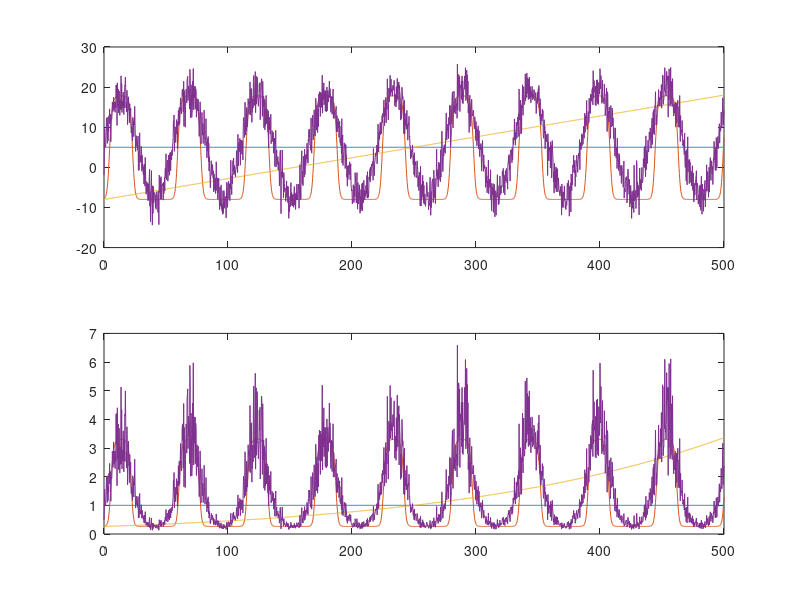

The MATLAB source for this figure: (Note: this script raises an error after producing the figure.)
%% MTE-EDM simulations
clear
step=.25;dur=500;per=55;%model in ~weekly steps
%step=2;dur=240;per=24;%model in ~biweekly steps

%Hastings-Powell with MTE-driven vital rates
%pars=[5.0, 3.0, .1, 2.0, 0.4, 0.01];
p=[5.0, 3.0, .1, 2.0, 0.4, 0.01];
x0=[.8 .1 9];
HP_ODE=@(x,s)(s*[x(1)*(1-x(1))-p(1)*x(1)*x(2)/(1+p(2)*x(1)),...
      p(1)*x(1)*x(2)/(1+p(2)*x(1))-p(3)*x(2)*x(3)/(1+p(4)*x(2))-p(5)*x(2),...
      p(3)*x(2)*x(3)/(1+p(4)*x(2))-p(6)*x(3)]);
M=@(x,s) RK4(x,s,step,HP_ODE)

%create temperature series
rng(1); %for repeatability
t=[0:step:dur]';
meanT=5;range=26;
T(:,1)=meanT+0*range/2*sin(2*pi*t/per);%constant temp
% T(:,2)=meanT+range/2*sin(2*pi*t/per)+sin(2*pi*t/(per/4)); %seasonality
T(:,2)=meanT+range/2*(2./(1+exp(-10*sin(2*pi*t/per)+5))-1); %seasonality
T(:,3)=meanT+range*(t-dur/2)/(dur); %linear trend
T(:,4)=meanT+range/2*sin(2*pi*t/per)+1.5*t/(dur)+.1*range*randn(length(t),1); %seasonality and noise

%% MTE stuff
E=0.65; %in eV  (.3 for photosynth, 0.65 for metabolism
k=8.617333262*(10^-5);%boltzmann's constant in eV/K
B=@(T) exp(-E/k*(1./(T+273)-1./(meanT+273)))
figure(17);subplot(2,1,1);plot(t,T);subplot(2,1,2);plot(t,B(T))

%% simulate X
X=zeros(length(t),3,4); for i=1:4, X(1,:,i)=x0;end
for i=1:length(t)-1;
    for j=1:4, X(i+1,:,j)=M(X(i,:,j),B(T(i,j)));end
%    for j=1:4, X(i+1,:,j)=M(X(i,:,j),1);end
end
figure(5);for j=1:4, subplot(2,2,j);plot(t,X(:,1,j)/max(X(:,1,j)),'b',t,T(:,j)/max(T(:,j)),'r');end

%% subsample to a reasonable number of points
delta=1;
if delta>1
    ts=t(delta/2+[1:delta:end-delta]);
    Ts=[T(1:delta:end-delta,:)+T(delta/2+[1:delta:end-delta],:)+T(delta+[1:delta:end-delta],:)]/3;
    Xs=X(delta/2+[1:delta:end-delta],:,:);
else
    ts=t;
    Ts=T;
    Xs=X;
end

figure(1);for j=1:4, subplot(2,2,j);plot3(Xs(:,1,j),Xs(:,2,j),Xs(:,3,j));end
figure(2); tau=4; for j=1:4, subplot(2,2,j);plot3(Xs([1:end-2*tau],1,j),Xs([1:end-2*tau]+tau,1,j),Xs([1:end-2*tau]+2*tau,1,j));end
figure(3);for j=1:4, subplot(2,2,j);plot(ts,Xs(:,1,j));end
figure(4);for j=1:4, subplot(2,2,j);plot(ts,Ts(:,j));end

%% embedding - temp trend
Tset=3;
figure(101);
subplot(2,1,1);plot(t,T(:,Tset),'r','linewidth',2);ylabel('Temperature')
subplot(2,1,2);plot(t,X(:,1,Tset),'b','linewidth',2);xlabel('Week');ylabel('Abundance')

%embedding dim and lag spacing
Dt=2/step;Tsteps=length(t);%Dt is minimum tau
tg=[1:10];%'tau': intervals between coordinates, multiples of Dt
Eg=[1:7];%embedding dimension: number of lags to use
nahead=ceil(per/4);%go 3 months out
Nexc=10/step;%exclusion radius
% temperature embedding stuff 
U=B(Ts(:,Tset));
cU=cumsum(U);sumU=cU(end);
Uinc=Dt*sumU/Tsteps;%mean U increment for time step Dt 
U1=1+U*0; %dummy U for TSimplex

%scaling and standardizing
x=Xs(:,2,Tset);
%x=x.^.5;
x=(x-mean(x,'omitnan'))/std(x,'omitnan');
nx=length(x);
tn=[1:nx]';%step number

%standard embedding
%loop over range of tau and E
VE0=zeros(length(Eg),length(tg),nahead);
rho0=zeros(length(Eg),length(tg));
for s=1:length(tg);
   for i=1:length(Eg),
        out=TSimplexN(x,[],U1,tg(s)*Dt,Eg(i),nahead,Nexc);
        VE0(i,s,:)=out.err;
        cc=corrcoef(out.pred,out.Y);
        rho0(i,s)=cc(2);
   end
end

% temperature-EDM. Scan E and tau 
VE=zeros(length(Eg),length(tg),nahead);
rho=zeros(length(Eg),length(tg));
for s=1:length(tg);
   for i=1:length(Eg),
        out=TSimplexN(x,[],U,tg(s)*Uinc,Eg(i),nahead,Nexc);
        VE(i,s,:)=out.err;
        cc=corrcoef(out.pred,out.Y);
        rho(i,s)=cc(2);
   end
end

%average error 2 'weeks' into future 
mVE0=sum(VE0(:,:,1:floor(2/step)),3)/floor(2/step);
mVE=sum(VE(:,:,1:floor(2/step)),3)/floor(2/step);

figure(11);%three-step error v. embedding dimension
plot(Eg,1-min(mVE0,[],2),'k',Eg,1-min(mVE,[],2),'r','linewidth',3);
xlabel('Embedding dimension');ylabel('R^2');legend("Fixed-lag EDM","MTE-EDM","Location","east");

figure(12);%prediction decay
[i0,j0]=find(mVE0==min(mVE0(:)));pred_decay0=1-squeeze(VE0(i0,j0,:));
[i,j]=find(mVE==min(mVE(:)));pred_decay=1-squeeze(VE(i,j,:));
plot([1:nahead]*step*Dt,pred_decay0,'k',[1:nahead]*step*Dt,pred_decay,'r','linewidth',3);
xlabel('Week');ylabel('R^2');legend("Fixed-lag EDM","MTE-EDM","Location","east");

out0=TSimplexN(x,[],U1,tg(j0)*Dt,max(2,Eg(i0)),nahead,Nexc);%max(2,E) is to make sure the plot is 3-d
out=TSimplexN(x,[],U,tg(j)*Uinc,max(2,Eg(i)),nahead,Nexc);
figure(13)
  shadow=[[.85 .88 .85];[.88 .85 .85];[.7 .7 .75]];
  px=-out.X(:,2)+max(out.X(:,2)); py=-out.X(:,1)+max(out.X(:,1));pz=-out.Y(:,1)+max(out.Y(:,1));
      subplot(1,2,1);plot3(px,py,pz,'k');hold on;
      plot3(px,py,pz*0,'-','color',shadow(3,:));
      plot3(px,py*0+max(py),pz,'-','color',shadow(2,:));
      plot3(px*0+max(px),py,pz,'-','color',shadow(1,:));hold off;
      set(gca,'view',[-56 56],'projection','perspective');title("MTE-EDM");
  px=-out0.X(:,2)+max(out0.X(:,2)); py=-out0.X(:,1)+max(out0.X(:,1));pz=-out0.Y(:,1)+max(out0.Y(:,1));
      subplot(1,2,2);plot3(px,py,pz,'k');hold on;
      plot3(px,py,pz*0,'-','color',shadow(3,:));
      plot3(px,py*0+max(py),pz,'-','color',shadow(2,:));
      plot3(px*0+max(px),py,pz,'-','color',shadow(1,:));hold off;
      set(gca,'view',[-56 56],'projection','perspective');title("Fixed-lag EDM");
      
%% Figure - temp trend
fig1=figure(100);
%temp and abundance
% subplot(2,2,1);
% plot(t,X(:,1,Tset),'k','linewidth',1);xlabel('Week');ylabel('Abundance');xlim([0,500]);ylim([0.1,1.02]);
% text(0.025,0.95,"(a)",'Units','normalized','FontSize',12)
% yyaxis right
% plot(t,T(:,Tset),'linewidth',2);ylabel('Temperature')
subplot(4,2,1);
plot(t,T(:,Tset),'k','linewidth',1);xlabel('Week');ylabel('Temperature');
text(-0.2,1,"(a)",'Units','normalized','FontSize',12)
subplot(4,2,3);
plot(t,X(:,1,Tset),'k','linewidth',1);xlabel('Week');ylabel('Abundance');xlim([0,500]);ylim([0.1,1.02]);
text(-0.2,1,"(b)",'Units','normalized','FontSize',12)
%three-step error v. embedding dimension
subplot(2,2,2);
plot(Eg,1-min(mVE0,[],2),'k',Eg,1-min(mVE,[],2),'linewidth',3);xlim([1,7]);
xlabel('Embedding dimension');ylabel('R^2');legend("Simplex","MTE-EDM","Location","east");
text(-0.2,1,"(c)",'Units','normalized','FontSize',12)
%3-d plots of attractors
px=-out0.X(:,2)+max(out0.X(:,2)); py=-out0.X(:,1)+max(out0.X(:,1));pz=-out0.Y(:,1)+max(out0.Y(:,1));
      subplot(2,2,3);plot3(px,py,pz,'k');hold on;
      plot3(px,py,pz*0,'-','color',shadow(3,:));
      plot3(px,py*0+max(py),pz,'-','color',shadow(2,:));
      plot3(px*0+max(px),py,pz,'-','color',shadow(1,:));hold off;
      set(gca,'view',[-56 56],'projection','perspective');title("Simplex");
      xlabel('x(t)');ylabel('x(t+\tau)');zlabel('x(t+2\tau)');
      text(0.025,0.95,"(d)",'Units','normalized','FontSize',12)
px=-out.X(:,2)+max(out.X(:,2)); py=-out.X(:,1)+max(out.X(:,1));pz=-out.Y(:,1)+max(out.Y(:,1));
      subplot(2,2,4);plot3(px,py,pz,'k');hold on;
      plot3(px,py,pz*0,'-','color',shadow(3,:));
      plot3(px,py*0+max(py),pz,'-','color',shadow(2,:));
      plot3(px*0+max(px),py,pz,'-','color',shadow(1,:));hold off;
      set(gca,'view',[-56 56],'projection','perspective');title("MTE-EDM");
      xlabel('x(t)');ylabel('x(t+\mu)');zlabel('x(t+2\mu)');
      text(0.025,0.95,"(e)",'Units','normalized','FontSize',12)
      
set(fig1, 'Units', 'Inches', 'Position', [0, 0, 9.1, 6.9], 'PaperUnits', 'Inches', 'PaperSize', [9.1, 6.9])
exportgraphics(fig1,'../figures/simfig1.png',"Resolution",300)
%exportgraphics(fig1,'../figures/fig1.pdf','ContentType','vector')

%% embedding - temp seasonality
Tset=4;
figure(101);
subplot(2,1,1);plot(t,T(:,Tset),'r','linewidth',2);ylabel('Temperature')
subplot(2,1,2);plot(t,X(:,1,Tset),'b','linewidth',2);xlabel('Week');ylabel('Abundance')

%embedding dim and lag spacing
Dt=2/step;Tsteps=length(t);%Dt is minimum tau
tg=[1:10];%'tau': intervals between coordinates, multiples of Dt
Eg=[1:7];%embedding dimension: number of lags to use
nahead=ceil(per/4);%go 3 months out
Nexc=10/step;%exclusion radius
% temperature embedding stuff 
U=B(Ts(:,Tset));
cU=cumsum(U);sumU=cU(end);
Uinc=Dt*sumU/Tsteps;%mean U increment for time step Dt 
U1=1+U*0; %dummy U for TSimplex

%scaling and standardizing
x=Xs(:,2,Tset);
%x=x.^.5;
x=(x-mean(x,'omitnan'))/std(x,'omitnan');
nx=length(x);
tn=[1:nx]';%step number

%standard embedding
%loop over range of tau and E
VE0=zeros(length(Eg),length(tg),nahead);
rho0=zeros(length(Eg),length(tg));
for s=1:length(tg);
   for i=1:length(Eg),
        out=TSimplexN(x,[],U1,tg(s)*Dt,Eg(i),nahead,Nexc);
        VE0(i,s,:)=out.err;
        cc=corrcoef(out.pred,out.Y);
        rho0(i,s)=cc(2);
   end
end

% temperature-EDM. Scan E and tau 
VE=zeros(length(Eg),length(tg),nahead);
rho=zeros(length(Eg),length(tg));
for s=1:length(tg);
   for i=1:length(Eg),
        out=TSimplexN(x,[],U,tg(s)*Uinc,Eg(i),nahead,Nexc);
        VE(i,s,:)=out.err;
        cc=corrcoef(out.pred,out.Y);
        rho(i,s)=cc(2);
   end
end

%average error 2 'weeks' into future 
mVE0=sum(VE0(:,:,1:floor(2/step)),3)/floor(2/step);
mVE=sum(VE(:,:,1:floor(2/step)),3)/floor(2/step);

figure(11);%three-step error v. embedding dimension
plot(Eg,1-min(mVE0,[],2),'k',Eg,1-min(mVE,[],2),'r','linewidth',3);
xlabel('Embedding dimension');ylabel('R^2');legend("Fixed-lag EDM","MTE-EDM","Location","east");

figure(12);%prediction decay
[i0,j0]=find(mVE0==min(mVE0(:)));pred_decay0=1-squeeze(VE0(i0,j0,:));
[i,j]=find(mVE==min(mVE(:)));pred_decay=1-squeeze(VE(i,j,:));
plot([1:nahead]*step*Dt,pred_decay0,'k',[1:nahead]*step*Dt,pred_decay,'r','linewidth',3);
xlabel('Week');ylabel('R^2');legend("Fixed-lag EDM","MTE-EDM","Location","east");

out0=TSimplexN(x,[],U1,tg(j0)*Dt,max(2,Eg(i0)),nahead,Nexc);%max(2,E) is to make sure the plot is 3-d
out=TSimplexN(x,[],U,tg(j)*Uinc,max(2,Eg(i)),nahead,Nexc);
figure(13)
  shadow=[[.85 .88 .85];[.88 .85 .85];[.7 .7 .75]];
  px=-out.X(:,2)+max(out.X(:,2)); py=-out.X(:,1)+max(out.X(:,1));pz=-out.Y(:,1)+max(out.Y(:,1));
      subplot(1,2,1);plot3(px,py,pz,'k');hold on;
      plot3(px,py,pz*0,'-','color',shadow(3,:));
      plot3(px,py*0+max(py),pz,'-','color',shadow(2,:));
      plot3(px*0+max(px),py,pz,'-','color',shadow(1,:));hold off;
      set(gca,'view',[-56 56],'projection','perspective');title("MTE-EDM");
  px=-out0.X(:,2)+max(out0.X(:,2)); py=-out0.X(:,1)+max(out0.X(:,1));pz=-out0.Y(:,1)+max(out0.Y(:,1));
      subplot(1,2,2);plot3(px,py,pz,'k');hold on;
      plot3(px,py,pz*0,'-','color',shadow(3,:));
      plot3(px,py*0+max(py),pz,'-','color',shadow(2,:));
      plot3(px*0+max(px),py,pz,'-','color',shadow(1,:));hold off;
      set(gca,'view',[-56 56],'projection','perspective');title("Fixed-lag EDM");
      
%% Figure - seasonality
fig2=figure(102);
%temp and abundance
% subplot(2,2,1);
% plot(t,X(:,1,Tset),'k','linewidth',1);xlabel('Week');ylabel('Abundance');xlim([0,500]);ylim([0.1,1.09]);
% text(0.025,0.95,"(a)",'Units','normalized','FontSize',12)
% yyaxis right
% plot(t,T(:,Tset),'linewidth',0.5);ylabel('Temperature')
subplot(4,2,1);
plot(t,T(:,Tset),'k','linewidth',0.5);xlabel('Week');ylabel('Temperature');ylim([-20,30]);
text(-0.2,1,"(a)",'Units','normalized','FontSize',12)
subplot(4,2,3);
plot(t,X(:,1,Tset),'k','linewidth',1);xlabel('Week');ylabel('Abundance');xlim([0,500]);ylim([0.1,1.02]);
text(-0.2,1,"(b)",'Units','normalized','FontSize',12)
%three-step error v. embedding dimension
subplot(2,2,2);
plot(Eg,1-min(mVE0,[],2),'k',Eg,1-min(mVE,[],2),'linewidth',3);xlim([1,7]);ylim([-0.3,1]);
xlabel('Embedding dimension');ylabel('R^2');legend("Simplex","MTE-EDM","Location","east");
text(-0.2,1,"(c)",'Units','normalized','FontSize',12)
%3-d plots of attractors
px=-out0.X(:,2)+max(out0.X(:,2)); py=-out0.X(:,1)+max(out0.X(:,1));pz=-out0.Y(:,1)+max(out0.Y(:,1));
      subplot(2,2,3);plot3(px,py,pz,'k');hold on;
      plot3(px,py,pz*0,'-','color',shadow(3,:));
      plot3(px,py*0+max(py),pz,'-','color',shadow(2,:));
      plot3(px*0+max(px),py,pz,'-','color',shadow(1,:));hold off;
      set(gca,'view',[-56 56],'projection','perspective');title("Simplex");
      xlabel('x(t)');ylabel('x(t+\tau)');zlabel('x(t+2\tau)');
      text(0.025,0.95,"(d)",'Units','normalized','FontSize',12)
px=-out.X(:,2)+max(out.X(:,2)); py=-out.X(:,1)+max(out.X(:,1));pz=-out.Y(:,1)+max(out.Y(:,1));
      subplot(2,2,4);plot3(px,py,pz,'k');hold on;
      plot3(px,py,pz*0,'-','color',shadow(3,:));
      plot3(px,py*0+max(py),pz,'-','color',shadow(2,:));
      plot3(px*0+max(px),py,pz,'-','color',shadow(1,:));hold off;
      set(gca,'view',[-56 56],'projection','perspective');title("MTE-EDM");
      xlabel('x(t)');ylabel('x(t+\mu)');zlabel('x(t+2\mu)');
      text(0.025,0.95,"(e)",'Units','normalized','FontSize',12)

set(fig2, 'Units', 'Inches', 'Position', [0, 0, 9.1, 6.9], 'PaperUnits', 'Inches', 'PaperSize', [9.1, 6.9])
exportgraphics(fig2,'../figures/simfig2.png',"Resolution",300)
exportgraphics(fig2,'../figures/Fig2.pdf','ContentType','vector')
 
%% quick function to integrate HP model
function[xtp1]=RK4(x0,s,tt,ODE)
    %tt=1;
    dt=.01;
    xi=x0;
    for j=1:floor(tt/dt)
        k1=ODE(xi,s);
        k2=ODE(xi+.5*dt*k1,s);
        k3=ODE(xi+.5*dt*k2,s);
        k4=ODE(xi+dt*k3,s);
        xi=xi+dt/6*(k1+2*k2+2*k3+k4);
    end 
    xtp1=xi;
end